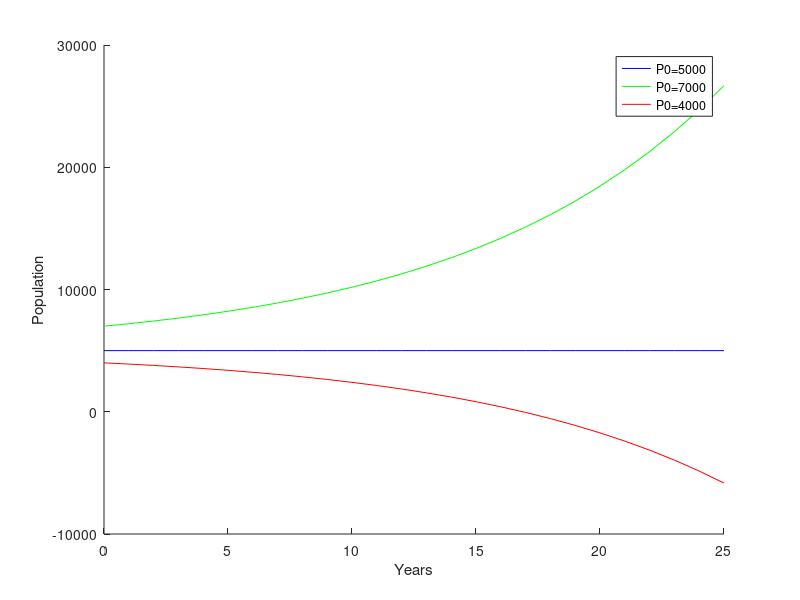

MATLAB code to generate this figure:
clear all
clc

% Parameters
growth_rate = 1.1;
harvest = 500;
years = 25;

% Initial Populations
P0_values = [5000, 7000, 4000];
colours = ['b', 'g', 'r']; % Use character array for colors

hold on
for i = 1:length(P0_values)
  P = zeros(1, years + 1); % Initialize Array for Population
  P(1) = P0_values(i); % Set Initial Population
  for n = 1:years
    P(n+1) = growth_rate * P(n) - harvest; % Update Population
  end
  plot(0:years, P, colours(i)); % Plot population
end

xlabel("Years")
ylabel("Population")
legend("P0=5000", "P0=7000", "P0=4000")
hold off

